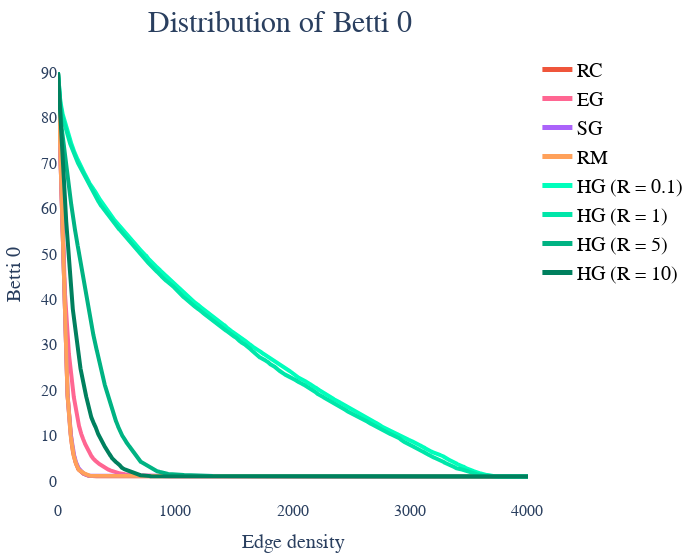

Notebook code for this chart:
### Code cell
Nedges = np.size(N_betti_RG['Betti0'],0)
lineWidth = 4

fig = go.Figure()

fig.add_trace(go.Scatter(
    x = np.arange(0,Nedges),
    y = np.mean(N_betti_RC['Betti0'],1),
    mode = 'lines', 
    showlegend = True,
    line=dict(color = colorSet['RC'], width = lineWidth),
    name="RC"    
    ))

fig.add_trace(go.Scatter(
    x = np.arange(0,Nedges),
    y = np.mean(N_betti_ED['Betti0'],1),
    mode = 'lines', 
    showlegend = True,
    line=dict(color = colorSet['ED'], width = lineWidth),
    name="EG"        
    ))

fig.add_trace(go.Scatter(
    x = np.arange(0,Nedges),
    y = np.mean(N_betti_SD['Betti0'],1),
    mode = 'lines', 
    showlegend = True,
    line=dict(color = colorSet['SD'], width = lineWidth),
    name="SG"
    ))

fig.add_trace(go.Scatter(
    x = np.arange(0,Nedges),
    y = np.mean(N_betti_RG['Betti0'],1),
    mode = 'lines', 
    showlegend = True,
    line=dict(color = colorSet['RG'], width = lineWidth),
    name="RM"
    ))


fig.add_trace(go.Scatter(
    x = np.arange(0,Nedges),
    y = np.mean(N_betti_HD_R01['Betti0'],1),
    mode = 'lines', 
    showlegend = True,
    line=dict(color = colorSet['HD_R0.1'], width = lineWidth),
    name="HG (R = 0.1)"
    ))
fig.add_trace(go.Scatter(
    x = np.arange(0,Nedges),
    y = np.mean(N_betti_HD_R1['Betti0'],1),
    mode = 'lines', 
    showlegend = True,
    line=dict(color = colorSet['HD_R1'], width = lineWidth),
    name="HG (R = 1)"
    ))
fig.add_trace(go.Scatter(
    x = np.arange(0,Nedges),
    y = np.mean(N_betti_HD_R5['Betti0'],1),
    mode = 'lines', 
    showlegend = True,
    line=dict(color = colorSet['HD_R5'], width = lineWidth),
    name="HG (R = 5)"
    ))
fig.add_trace(go.Scatter(
    x = np.arange(0,Nedges),
    y = np.mean(N_betti_HD_R10['Betti0'],1),
    mode = 'lines', 
    showlegend = True,
    line=dict(color = colorSet['HD_R10'], width = lineWidth),
    name="HG (R = 10)"
    ))



fig.update_layout(
    legend=dict(
        # x=0,
        # y=1,
        # traceorder="reversed",
        title_font_family="Times New Roman",
        font=dict(
            family = "Times New Roman",
            size = 20,
            color = "black"
        ),
        bgcolor = "white"
    ),
    xaxis=dict(
        showline=False,
        showgrid=False,
        showticklabels=True,
        title = 'Edge density',
        titlefont = dict(size = 20, family = "Times New Roman"),
        tickfont = dict(
            family = 'Times New Roman',
            size = 16,
        ),
    ),
    yaxis=dict(
        showgrid=False,
        zeroline=False,
        showline=False,
        showticklabels=True,
        title = 'Betti 0',
        titlefont = dict(size = 20, family = "Times New Roman"),
        tickfont=dict(
            family = 'Times New Roman',
            size = 16,
        ),
    ),    
)

fig.update_layout(
    legend = {'itemsizing':'constant'},#legend_title="Legend Title",
    # scene = dict(
    #     xaxis_title = 'Edge density',
    #     yaxis_title = 'B0 AUC',
    #     ),
    width = 700,
    margin=dict(r=20, b=50, l=20, t=50),
    title = go.layout.Title(
        text = "Distribution of Betti 0",
        font = dict(size = 30, family = "Times New Roman"),
        x = 0.4,
        y = 0.98,
        xanchor = 'center',
        yanchor = 'top'
    ),
    plot_bgcolor = "white", #'rgb(0,0,0,0)',
    paper_bgcolor = "white" #'rgb(0,0,0,0)',
)


# # Title
# annotations.append(dict(xref='paper', yref='paper', x=0.0, y=1.05,
#                               xanchor='left', yanchor='bottom',
#                               text='Main Source for News',
#                               font=dict(family='Arial',
#                                         size=30,
#                                         color='rgb(37,37,37)'),
#                               showarrow=False))

fig.show()
# fig.write_image('Images/Paper1/test.png')

### Figure 1 — Plotly figure (JSON) as saved in the notebook; plotly's stock layout.template omitted (floating-point values rounded to 4 significant figures; data arrays with more than 128 entries replaced by an {"elided": "..."} marker saying what was removed)
{"data": [{"line": {"color": "#EF553B", "width": 4}, "mode": "lines", "name": "RC", "showlegend": true, "type": "scatter", "x": {"elided": "4006 int values"}, "y": {"elided": "4006 float values"}}, {"line": {"color": "#FF6692", "width": 4}, "mode": "lines", "name": "EG", "showlegend": true, "type": "scatter", "x": {"elided": "4006 int values"}, "y": {"elided": "4006 float values"}}, {"line": {"color": "#AB63FA", "width": 4}, "mode": "lines", "name": "SG", "showlegend": true, "type": "scatter", "x": {"elided": "4006 int values"}, "y": {"elided": "4006 float values"}}, {"line": {"color": "#FFA15A", "width": 4}, "mode": "lines", "name": "RM", "showlegend": true, "type": "scatter", "x": {"elided": "4006 int values"}, "y": {"elided": "4006 float values"}}, {"line": {"color": "#00ffbc", "width": 4}, "mode": "lines", "name": "HG (R = 0.1)", "showlegend": true, "type": "scatter", "x": {"elided": "4006 int values"}, "y": {"elided": "4006 float values"}}, {"line": {"color": "#00e6a9", "width": 4}, "mode": "lines", "name": "HG (R = 1)", "showlegend": true, "type": "scatter", "x": {"elided": "4006 int values"}, "y": {"elided": "4006 float values"}}, {"line": {"color": "#00b383", "width": 4}, "mode": "lines", "name": "HG (R = 5)", "showlegend": true, "type": "scatter", "x": {"elided": "4006 int values"}, "y": {"elided": "4006 float values"}}, {"line": {"color": "#00805e", "width": 4}, "mode": "lines", "name": "HG (R = 10)", "showlegend": true, "type": "scatter", "x": {"elided": "4006 int values"}, "y": {"elided": "4006 float values"}}], "layout": {"legend": {"bgcolor": "white", "font": {"color": "black", "family": "Times New Roman", "size": 20}, "itemsizing": "constant", "title": {"font": {"family": "Times New Roman"}}}, "margin": {"b": 50, "l": 20, "r": 20, "t": 50}, "paper_bgcolor": "white", "plot_bgcolor": "white", "title": {"font": {"family": "Times New Roman", "size": 30}, "text": "Distribution of Betti 0", "x": 0.4, "xanchor": "center", "y": 0.98, "yanchor": "top"}, "width": 700, "xaxis": {"showgrid": false, "showline": false, "showticklabels": true, "tickfont": {"family": "Times New Roman", "size": 16}, "title": {"font": {"family": "Times New Roman", "size": 20}, "text": "Edge density"}}, "yaxis": {"showgrid": false, "showline": false, "showticklabels": true, "tickfont": {"family": "Times New Roman", "size": 16}, "title": {"font": {"family": "Times New Roman", "size": 20}, "text": "Betti 0"}, "zeroline": false}}}
